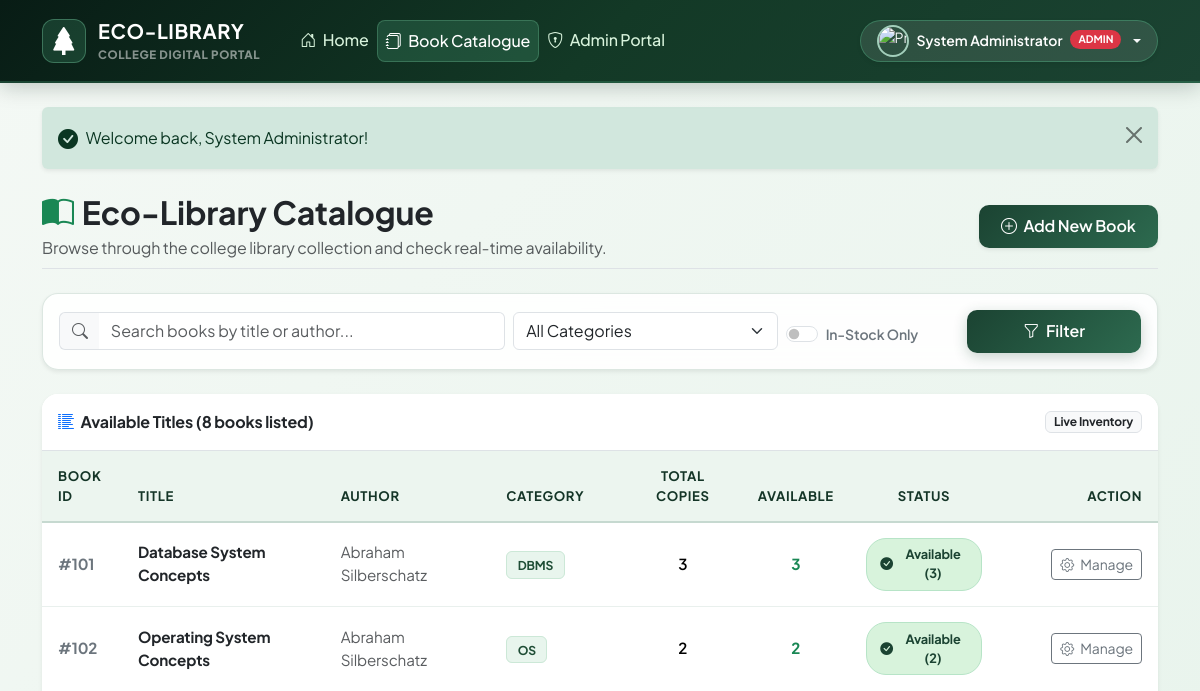
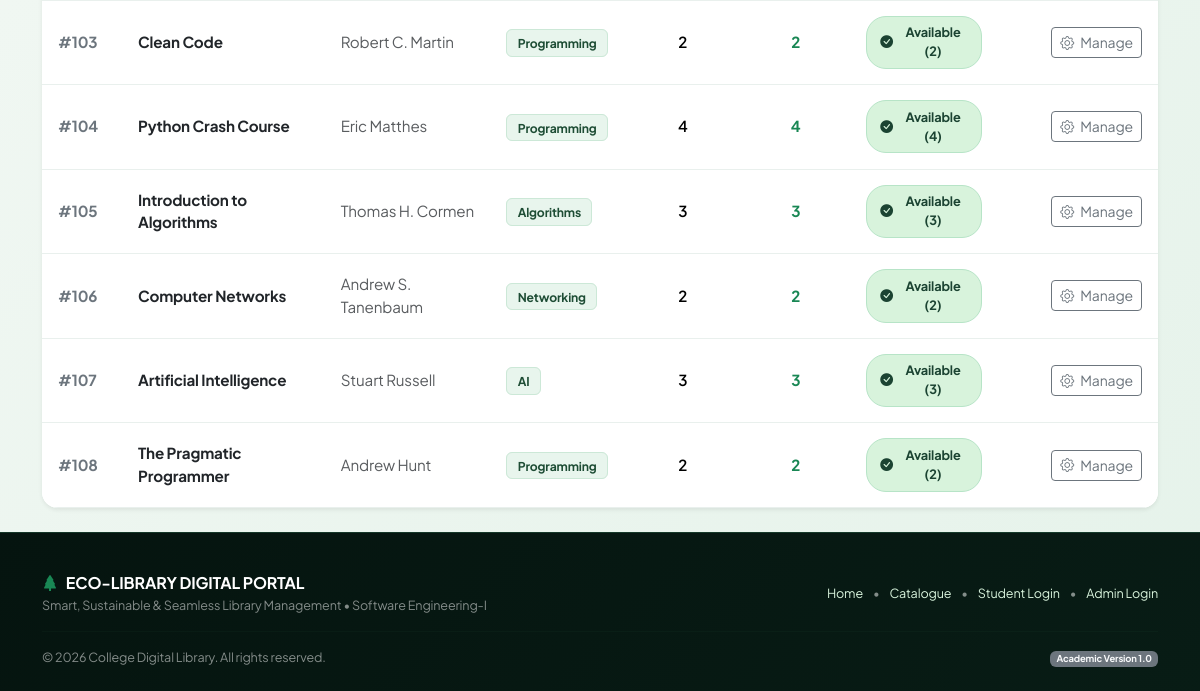
/catalogue.php (signed in), run on an earlier commit of the app's database (2 pictures, top to bottom).
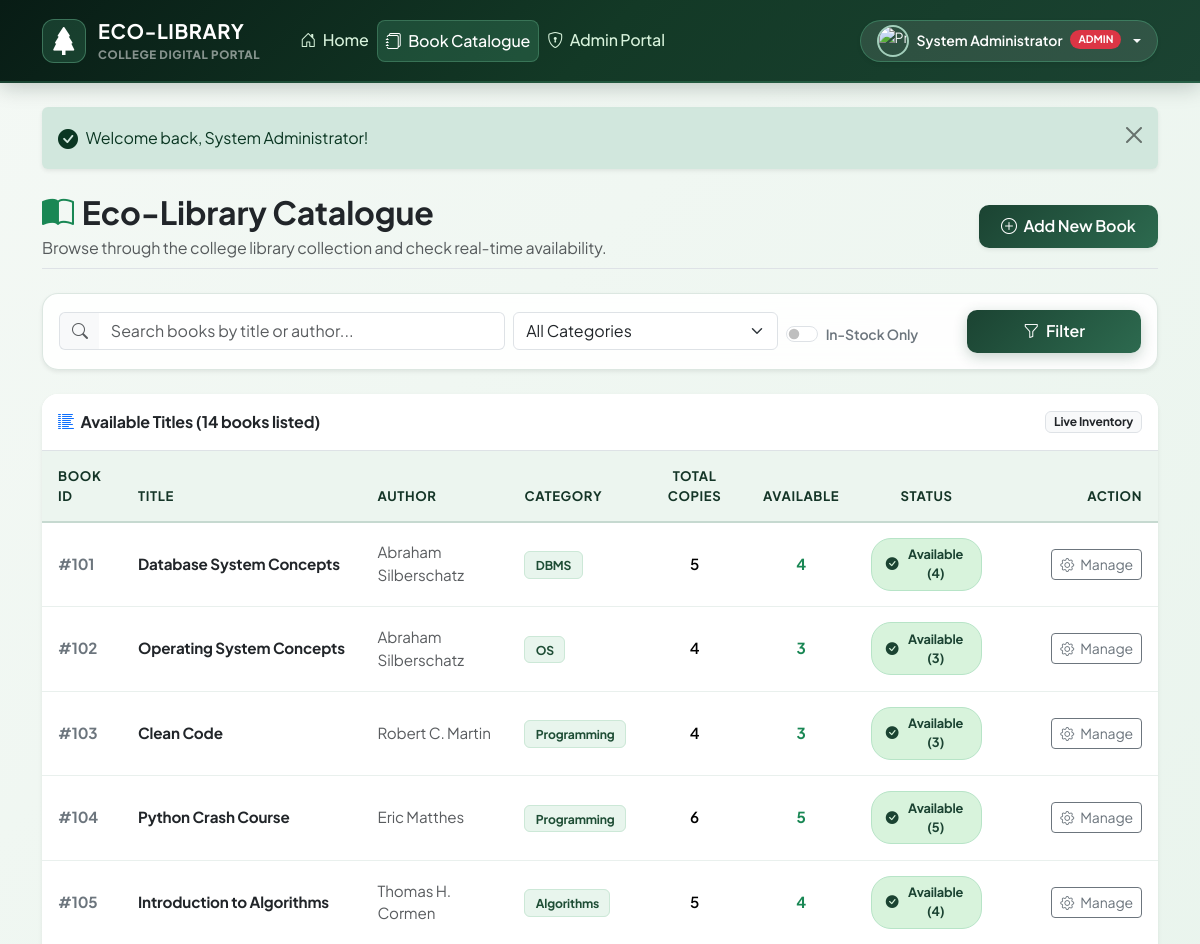
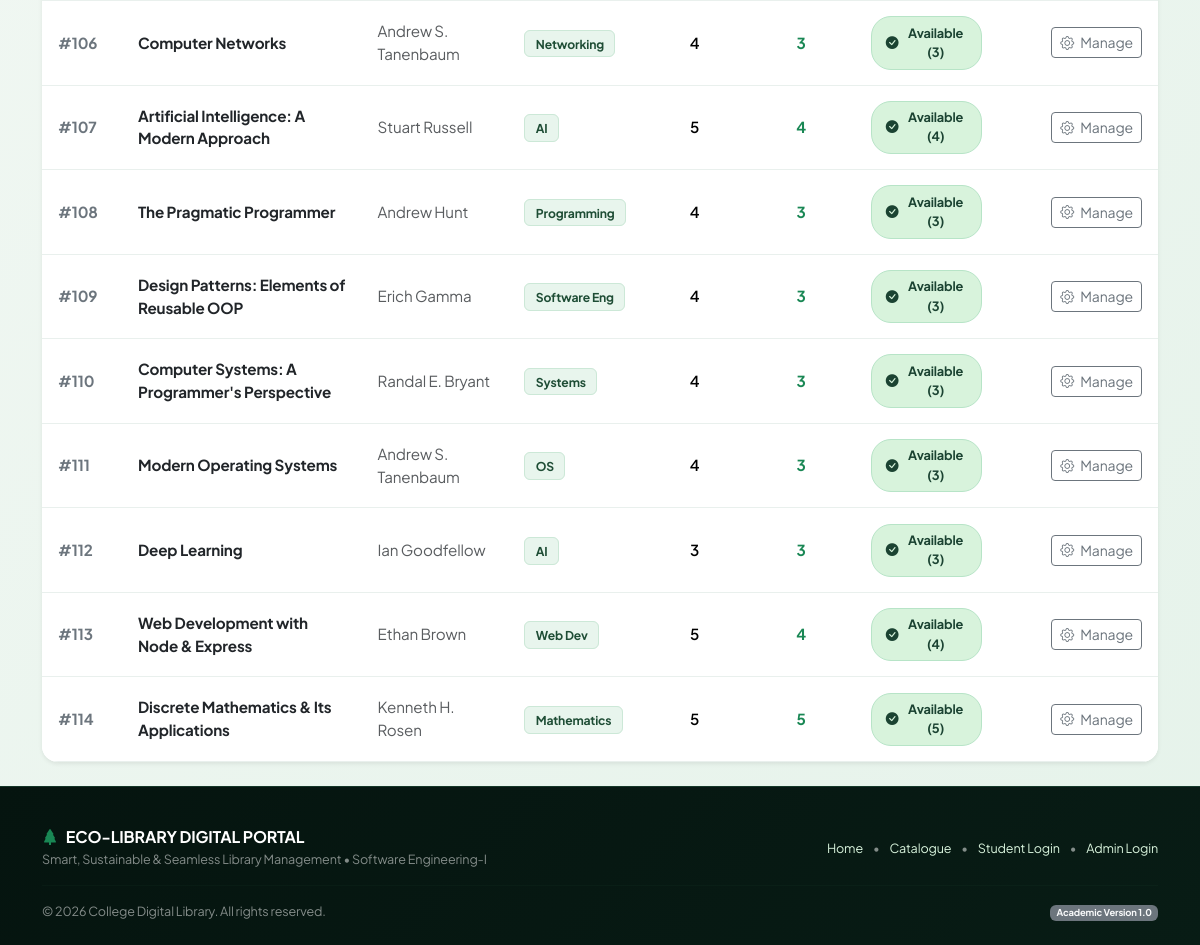
And on a later commit of the database (2 pictures, top to bottom).
### tables this page shows
CREATE TABLE `books` (
  `book_id` INT PRIMARY KEY,
  `title` VARCHAR(255) NOT NULL,
  `author` VARCHAR(255) NOT NULL,
  `category` VARCHAR(100) NOT NULL,
  `quantity` INT NOT NULL DEFAULT 1,
  `available_quantity` INT NOT NULL DEFAULT 1,
  `created_at` TIMESTAMP DEFAULT CURRENT_TIMESTAMP
);

### auth.php (called while the page is built, shortened)
<?php
function is_logged_in() {
    return isset($_SESSION['user_id']) && !empty($_SESSION['user_id']);
}
function is_admin() {
    return is_logged_in() && isset($_SESSION['role']) && $_SESSION['role'] === 'admin';
}
function is_student() {
    return is_logged_in() && isset($_SESSION['role']) && $_SESSION['role'] === 'student';
}

### catalogue.php (the view, shortened to what the rows shown need)
<?php
require_once __DIR__ . '/config/database.php';
require_once __DIR__ . '/includes/auth.php';
$query = "SELECT * FROM books WHERE 1=1";
$params = [];
$query .= " ORDER BY book_id ASC";
$stmt = $pdo->prepare($query);
$stmt->execute($params);
$books = $stmt->fetchAll();
$borrowedBookIds = [];
$studentActiveCount = 0;
$maxBorrowLimit = defined('MAX_BORROW_LIMIT') ? MAX_BORROW_LIMIT : 3;
require_once __DIR__ . '/includes/header.php';
?>
<div class="d-flex flex-column flex-md-row justify-content-between align-items-md-center mb-4 pb-2 border-bottom">
    <div>
        <h2 class="fw-bold text-dark mb-1">
            <i class="bi bi-book-half text-success me-2"></i>Eco-Library Catalogue
        </h2>
    </div>
</div>
<div class="card card-custom border-0 shadow-sm overflow-hidden">
    <div class="table-responsive">
        <table class="table table-custom mb-0 align-middle">
            <thead>
                <tr>
                    <th scope="col" style="width: 80px;">Book ID</th>
                    <th scope="col">Title</th>
                    <th scope="col">Author</th>
                    <th scope="col">Category</th>
                    <th scope="col" class="text-center">Total Copies</th>
                    <th scope="col" class="text-center">Available</th>
                    <th scope="col" class="text-center">Status</th>
                    <th scope="col" class="text-end" style="width: 160px;">Action</th>
                </tr>
            </thead>
            <tbody id="catalogueTableBody">
                <?php if (empty($books)): ?>
                    <tr class="no-results-row">
                        <td colspan="8" class="text-center py-5 text-muted">
                            <i class="bi bi-emoji-neutral fs-2 d-block mb-2 text-secondary"></i>
                            No books match the specified search criteria.
                        </td>
                    </tr>
                <?php else: ?>
                    <?php foreach ($books as $book): ?>
                        <?php
                            $isAvailable = $book['available_quantity'] > 0;
                            $alreadyBorrowed = in_array($book['book_id'], $borrowedBookIds);
                        ?>
                        <tr>
                            <td class="fw-bold text-secondary">#<?php echo htmlspecialchars($book['book_id']); ?></td>
                            <td>
                                <strong class="book-title text-dark"><?php echo htmlspecialchars($book['title']); ?></strong>
                            </td>
                            <td class="book-author text-muted"><?php echo htmlspecialchars($book['author']); ?></td>
                            <td>
                                <span class="book-category badge-category">
                                    <?php echo htmlspecialchars($book['category']); ?>
                                </span>
                            </td>
                            <td class="text-center fw-semibold"><?php echo (int)$book['quantity']; ?></td>
                            <td class="text-center">
                                <span class="fw-bold <?php echo $isAvailable ? 'text-success' : 'text-danger'; ?>">
                                    <?php echo (int)$book['available_quantity']; ?>
                                </span>
                            </td>
                            <td class="text-center">
                                <?php if ($isAvailable): ?>
                                    <span class="badge-available">
                                        <i class="bi bi-check-circle-fill"></i> Available (<?php echo $book['available_quantity']; ?>)
                                    </span>
                                <?php else: ?>
                                    <span class="badge-unavailable">
                                        <i class="bi bi-x-circle-fill"></i> Out of Stock
                                    </span>
                                <?php endif; ?>
                            </td>
                            <td class="text-end">
                                <?php if (is_student()): ?>
                                    <?php if ($alreadyBorrowed): ?>
                                        <span class="badge bg-warning-subtle text-warning-emphasis border border-warning-subtle p-2">
                                            <i class="bi bi-bookmark-check-fill me-1"></i> Already Issued
                                        </span>
                                    <?php elseif ($studentActiveCount >= $maxBorrowLimit): ?>
                                        <button class="btn btn-sm btn-outline-danger" disabled title="Quota of <?php echo $maxBorrowLimit; ?> books reached">
                                            <i class="bi bi-slash-circle me-1"></i> Quota Full (<?php echo $maxBorrowLimit; ?>/<?php echo $maxBorrowLimit; ?>)
                                        </button>
                                    <?php elseif ($isAvailable): ?>
                                        <form method="POST" action="borrow.php" class="d-inline">
                                            <input type="hidden" name="book_id" value="<?php echo htmlspecialchars($book['book_id']); ?>">
                                            <input type="hidden" name="redirect_to" value="catalogue.php">
                                            <button type="submit" class="btn btn-sm btn-primary-custom">
                                                <i class="bi bi-bag-plus me-1"></i> Borrow
                                            </button>
                                        </form>
                                    <?php else: ?>
                                        <button class="btn btn-sm btn-secondary" disabled>
                                            <i class="bi bi-dash-circle me-1"></i> Unavailable
                                        </button>
                                    <?php endif; ?>
                                <?php elseif (is_admin()): ?>
                                    <a href="admin_dashboard.php?tab=books&edit=<?php echo $book['book_id']; ?>" class="btn btn-sm btn-outline-secondary">
                                        <i class="bi bi-gear me-1"></i> Manage
                                    </a>
                                <?php else: ?>
                                    <a href="login.php?role=student" class="btn btn-sm btn-outline-navy">
                                        <i class="bi bi-box-arrow-in-right me-1"></i> Login to Borrow
                                    </a>
                                <?php endif; ?>
                            </td>
                        </tr>
                    <?php endforeach; ?>
                <?php endif; ?>
            </tbody>
        </table>
    </div>
</div>
<?php require_once __DIR__ . '/includes/footer.php'; ?>

What changed in the data, as far as the page shows it:
changed books "Database System Concepts": quantity "3" → "5"; available_quantity "3" → "4"
changed books "Operating System Concepts": quantity "2" → "4"; available_quantity "2" → "3"
changed books "Clean Code": quantity "2" → "4"; available_quantity "2" → "3"
changed books "Python Crash Course": quantity "4" → "6"; available_quantity "4" → "5"
changed books "Introduction to Algorithms": quantity "3" → "5"; available_quantity "3" → "4"
changed books "Computer Networks": quantity "2" → "4"; available_quantity "2" → "3"
changed books "Stuart Russell": title "Artificial Intelligence" → "Artificial Intelligence: A Modern Approach"; quantity "3" → "5"; available_quantity "3" → "4"
changed books "The Pragmatic Programmer": quantity "2" → "4"; available_quantity "2" → "3"
added books: book_id "109", title "Design Patterns: Elements of Reusable OOP", author "Erich Gamma", category "Software Eng", quantity "4", available_quantity "3"
added books: book_id "110", title "Computer Systems: A Programmer's Perspective", author "Randal E. Bryant", category "Systems", quantity "4", available_quantity "3"
added books: book_id "111", title "Modern Operating Systems", author "Andrew S. Tanenbaum", category "OS", quantity "4", available_quantity "3"
added books: book_id "112", title "Deep Learning", author "Ian Goodfellow", category "AI", quantity "3", available_quantity "3"
added books: book_id "113", title "Web Development with Node & Express", author "Ethan Brown", category "Web Dev", quantity "5", available_quantity "4"
added books: book_id "114", title "Discrete Mathematics & Its Applications", author "Kenneth H. Rosen", category "Mathematics", quantity "5", available_quantity "5"
Also different on the page:
count($books): "8" → "14"
